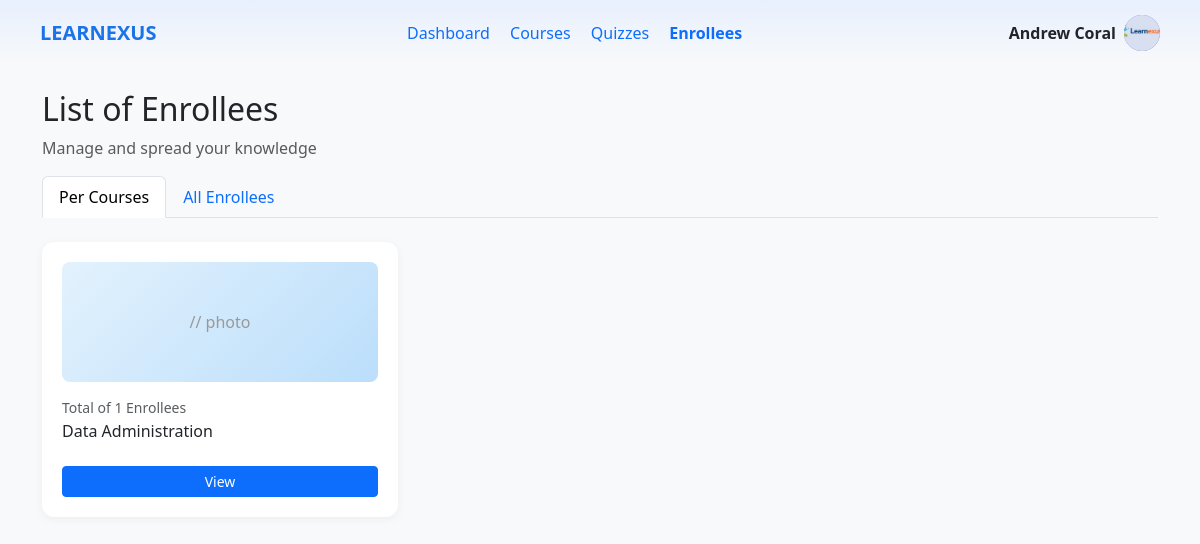
The page /teacher/enrollees.php (signed in) on the database its author committed.
### tables this page shows
CREATE TABLE `users` (
  `userID` int(11) NOT NULL,
  `email` varchar(255) NOT NULL,
  `passwordHash` varchar(255) NOT NULL,
  `firstName` varchar(100) NOT NULL,
  `lastName` varchar(100) NOT NULL,
  `middleInitial` varchar(5) NOT NULL,
  `phone` varchar(20) DEFAULT NULL,
  `avatar` varchar(255) DEFAULT NULL,
  `phoneVerified` tinyint(1) DEFAULT 0,
  `emailVerified` tinyint(1) DEFAULT 0,
  `role` enum('student','instructor','admin') DEFAULT 'student',
  `status` enum('active','inactive','suspended') DEFAULT 'active',
  `createdAt` timestamp NOT NULL DEFAULT current_timestamp(),
  `studentNumber` varchar(50) DEFAULT NULL,
  `teacherNumber` varchar(50) DEFAULT NULL
);

CREATE TABLE `courses` (
  `courseID` int(11) NOT NULL,
  `teacherID` int(11) NOT NULL,
  `title` varchar(255) NOT NULL,
  `description` text DEFAULT NULL,
  `price` decimal(10,2) DEFAULT 0.00,
  `category` varchar(100) DEFAULT NULL,
  `status` enum('draft','published','archived') DEFAULT 'draft',
  `passingScore` int(11) DEFAULT 70,
  `createdAt` timestamp NOT NULL DEFAULT current_timestamp()
);

### teacher/enrollees.php (the view, shortened to what this page needs)
<?php
require_once '../database/db_connect.php';
$teacherID = $_SESSION['user_id'];
$stmt = $conn->prepare("SELECT avatar FROM users WHERE userID = ?");
$stmt->execute([$teacherID]);
$userAvatar = $stmt->fetchColumn();
$stmt = $conn->prepare("SELECT courseID, title FROM courses WHERE teacherID = ? ORDER BY title");
$stmt->execute([$teacherID]);
$courses = $stmt->fetchAll();
$enrolleesByCourse = [];
foreach ($courses as $course) {
    $stmt = $conn->prepare("
        SELECT u.userID, u.firstName, u.lastName, u.studentNumber, e.enrolledAt, e.progressPercentage
        FROM enrollments e
        JOIN users u ON e.userID = u.userID
        WHERE e.courseID = ?
        ORDER BY e.enrolledAt DESC
    ");
    $stmt->execute([$course['courseID']]);
    $enrolleesByCourse[$course['courseID']] = [
        'course' => $course,
        'enrollees' => $stmt->fetchAll()
    ];
}
?>
<!DOCTYPE html>
<html>
<head>
    <link href="https://cdn.jsdelivr.net/npm/bootstrap@5.3.3/dist/css/bootstrap.min.css" rel="stylesheet">
    <link rel="stylesheet" href="https://cdn.jsdelivr.net/npm/bootstrap-icons@1.11.1/font/bootstrap-icons.css">
</head>
<body>
    <div class="top-nav d-flex justify-content-between align-items-center">
         <a href="dashboard.php" class="brand text-decoration-none">
    LEARNEXUS
</a>
        <div>
            <a href="dashboard.php" class="me-3 text-decoration-none">Dashboard</a>
            <a href="courses.php" class="me-3 text-decoration-none">Courses</a>
            <a href="quizzes.php" class="me-3 text-decoration-none">Quizzes</a>
            <a href="enrollees.php" class="me-3 text-decoration-none text-primary fw-bold">Enrollees</a>
        </div>
        <a href="settings.php" class="d-flex align-items-center gap-2 text-decoration-none text-dark">
    <span class="fw-semibold">
        <?php echo htmlspecialchars($_SESSION['first_name'] . ' ' . $_SESSION['last_name']); ?>
    </span>
    <div class="user-avatar">
        <?php if (!empty($userAvatar) && file_exists($userAvatar)): ?>
            <img src="<?php echo htmlspecialchars($userAvatar); ?>" alt="Avatar">
        <?php else: ?>
            <?php echo strtoupper(substr($_SESSION['first_name'], 0, 1)); ?>
        <?php endif; ?>
    </div>
</a>
    </div>
    <div class="container mt-4">
        <h2>List of Enrollees</h2>
        <p class="text-muted">Manage and spread your knowledge</p>
        <ul class="nav nav-tabs mb-4">
            <li class="nav-item">
                <a class="nav-link active" data-bs-toggle="tab" href="#per-courses">Per Courses</a>
            </li>
            <li class="nav-item">
                <a class="nav-link" data-bs-toggle="tab" href="#all-enrollees">All Enrollees</a>
            </li>
        </ul>
        <div class="tab-content">
            <div class="tab-pane fade show active" id="per-courses">
                <div class="row">
                    <?php foreach ($enrolleesByCourse as $data): ?>
                        <?php if (count($data['enrollees']) > 0): ?>
                            <div class="col-md-4 mb-3">
                                <div class="course-card">
                                    <div style="height: 120px; background: linear-gradient(135deg, #e3f2fd 0%, #bbdefb 100%); border-radius: 8px; display: flex; align-items: center; justify-content: center; color: #999; margin-bottom: 15px;">
                                        // photo
                                    </div>
                                    <p class="text-muted small mb-1">Total of <?php echo count($data['enrollees']); ?> Enrollees</p>
                                    <h6><?php echo htmlspecialchars($data['course']['title']); ?></h6>
                                    <button class="btn btn-primary btn-sm w-100 mt-3" onclick="window.location.href='view_enrollees.php?course_id=<?php echo $data['course']['courseID']; ?>'">View</button>
                                </div>
                            </div>
                        <?php endif; ?>
                    <?php endforeach; ?>
                </div>
            </div>
        </div>
    </div>
</body>
</html>

### teacher/enrollees.php (style rules this page uses)
body { background: #f8f9fa; }
.top-nav { background: linear-gradient(180deg, #e8f0fe 0%, #f8f9fa 100%); padding: 15px 40px; }
.brand { font-size: 20px; font-weight: 700; color: #1a73e8; }
.course-card { background: white; border-radius: 12px; padding: 20px; margin-bottom: 20px; box-shadow: 0 2px 8px rgba(0,0,0,0.05); }
.user-avatar { width: 36px; height: 36px; background: linear-gradient(135deg, #667eea 0%, #764ba2 100%); border-radius: 50%; display: flex; align-items: center; justify-content: center; color: white; font-weight: 600; overflow: hidden; }
.user-avatar img { width: 100%; height: 100%; object-fit: cover; }

### rows shown on the page
users: avatar (picture)
courses: count($data['enrollees']) "1", title "Data Administration"

### other values the page prints
$_SESSION['first_name'] . ' ' . $_SESSION['last_name'] "Andrew Coral"
